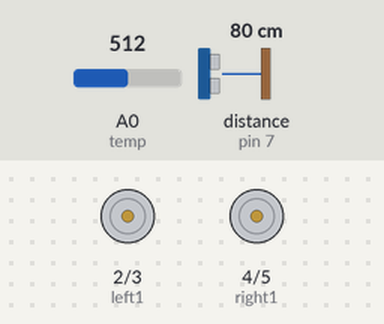
The sketch below on a simulated Arduino Uno, built with avr-gcc and run on an emulated ATmega328P. On the bench: motor-driver pin pairs drawn as motors (green arrow = first pin HIGH = forward, orange = second pin HIGH = backward, longer = more drive). Wiring (inferred from the names in the program): ultrasonic range finder: trigger pin 6; echo pin 7. The test bench sets the inputs (shaded band); at power-on: A0 (temp) = 512, distance to the obstacle (sensor on pin 7) 80 cm. The echo pulse lasts 58.3 µs per cm; what the sketch prints to the serial monitor is not drawn.

Above: at 0.7 s.
At 3.0 s:
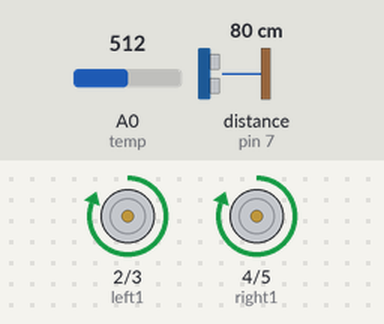
At 6.7 s:
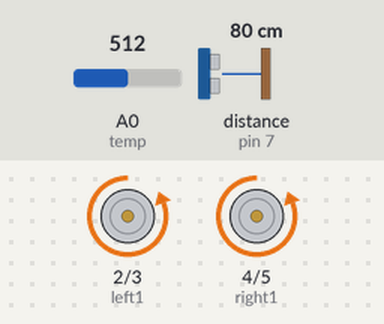
Timing chart, 0 to 9.8 s (numbered marks = the images above):
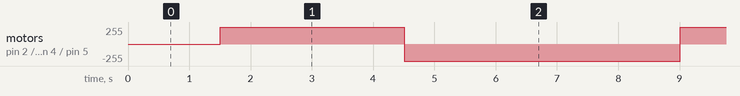

Measured:
- by itself, motor on pin 2 (left1) / pin 3 (left2), motor on pin 4 (right1) / pin 5 (right2): alternates forward 255/255 for 3.0 s and backward 255/255 for 4.5 s

The sketch:

TinyML.ino
```cpp
int left1 = 2;
int left2 = 3;
int right1 = 4;
int right2 = 5;
int trigPin = 6;
int echoPin = 7;
int temp = A0;

void setup(){
  pinMode (left1,OUTPUT);
  pinMode (left2,OUTPUT);
  pinMode (right1,OUTPUT);
  pinMode (right2,OUTPUT);
  pinMode (trigPin,OUTPUT);
  pinMode (echoPin,INPUT);
  pinMode (temp,INPUT);
  Serial.begin(9600);
}

void loop(){
  long duration, distance;
  digitalWrite(trigPin, LOW);
  delayMicroseconds(2);
  digitalWrite(trigPin, HIGH);
  delayMicroseconds(10);
  digitalWrite(trigPin, LOW);
  duration = pulseIn(echoPin, HIGH);
  distance = (duration * 0.034) / 2;
  Serial.print("Distance: ");
  Serial.print(distance);
  Serial.println(" cm");
  delay(500);
  int sensorValue = analogRead(A0);
  float temperature = sensorValue * (5.0 / 1023.0) * 100;
  Serial.print("Температура: ");
  Serial.print(temperature);
  Serial.println(" °C");
  delay(1000);
  digitalWrite(left1, HIGH);
  digitalWrite(left2, LOW);
  digitalWrite(right1, HIGH);
  digitalWrite(right2, LOW);
  delay(3000);
  digitalWrite(left1, LOW);
  digitalWrite(left2, HIGH);
  digitalWrite(right1, LOW);
  digitalWrite(right2, HIGH);
  delay(3000);
}


void stopMotors() {
  digitalWrite(left1, LOW);
  digitalWrite(left2, LOW);
  digitalWrite(right1, LOW);
  digitalWrite(right2, LOW);
  delay(1000);
}
```
